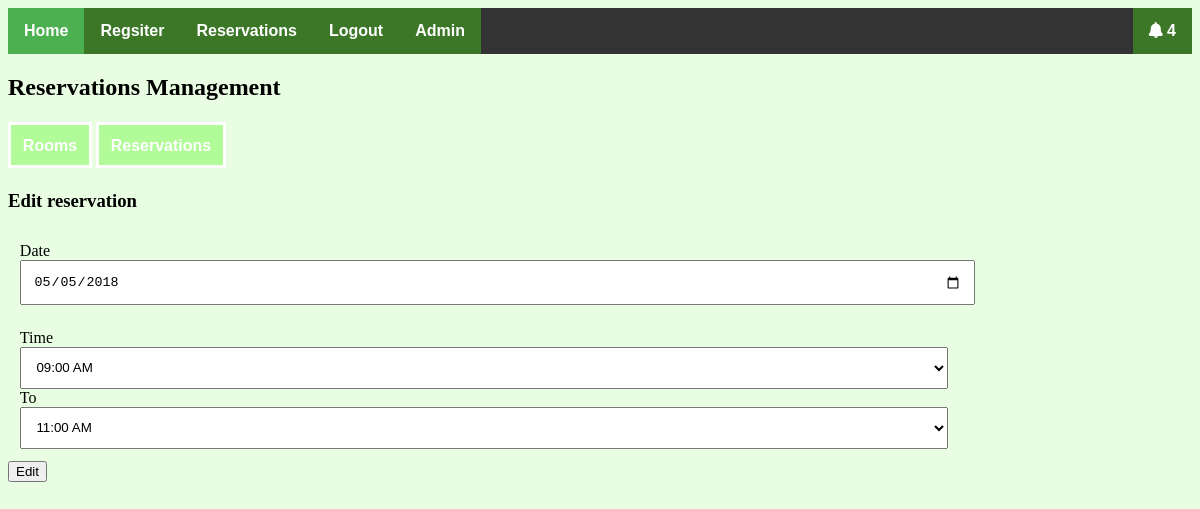
Page /pages/editReservation.php?id=32&room_id=1 (signed in) on the committed database.
### tables this page shows
CREATE TABLE `reservations` (
  `reservation_id` int(11) NOT NULL,
  `room_id` int(11) NOT NULL,
  `user_id` int(11) NOT NULL,
  `reservation_date` date NOT NULL,
  `from_time` int(11) NOT NULL,
  `to_time` int(11) NOT NULL,
  `approved` tinyint(4) NOT NULL DEFAULT '0'
);

### pages/editReservation.php (the view, shortened to what this page needs)
<!DOCTYPE html>
<html>
<head>
  <link rel="stylesheet" type="text/css" href="../css/fontawesome-all.min.css">
  <link rel="stylesheet" type="text/css" href="../css/style.css">
</head>
<body>
  <?php
        include('config.php');
  ?>
<ul>
    <li><a href="../index.php" class="active">Home</a></li>
    <li><a href="register.php">Regsiter</a></li>
    <?php if (isset($_SESSION['login'])) { ?>
      <li><a href="reservations.php">Reservations</a></li>
      <li><a href="logout.php">Logout</a></li>
      <?php if (isset($_SESSION['is_admin']) && ($_SESSION['is_admin'] == "1")) { ?>
        <li><a href="admin.php">Admin</a></li>
        <?php
          $sql = "SELECT * FROM notifications WHERE seen = 0";
          $result = mysqli_query($connection, $sql);
        ?>
        <li style="float:right;"><a href="notification.php"><i class="fas fa-bell"></i> <?=  $result->num_rows > 0 ? $result->num_rows : "" ?>
          </a></li>
      <?php } ?>
    <?php } else { ?>
      <li><a href="login.php">Login</a></li>
    <?php } ?>
  </ul>
  <h2>Reservations Management</h2>
  <div class="admin-links">
    <a href="room.php">Rooms</a>
    <a href="booking.php">Reservations</a>
  </div>
  <h3>Edit reservation</h3>
  <form action="editReservation.php?id=<?= $_GET['id'] ?>&room_id=<?= $_GET['room_id']?>" method="POST">
    <?php
      $sql = "SELECT * FROM reservations WHERE reservation_id = '".$_GET['id']."'";
      $result = mysqli_query($connection, $sql);
      $date = "";
      $from = "";
      $to = "";
      while ($row = mysqli_fetch_assoc($result)) {
        $date = $row['reservation_date'];
        $from = $row['from_time'];
        $to = $row['to_time'];
      }
      $time = array(
          "9" => "09:00 AM",
          "10" => "10:00 AM",
          "11" => "11:00 AM",
          "12" => "12:00 AM",
          "13" => "01:00 PM",
          "14" => "02:00 PM",
          "15" => "03:00 PM",
          "16" => "04:00 PM",
          "17" => "05:00 PM",
          "18" => "06:00 PM",
          "19" => "07:00 PM",
          "20" => "08:00 PM",
          "21" => "09:00 PM"
      );
    ?>
    <div class="form-group">
      <label for="date">Date</label>
      <input type="date" id="date" name="date" value="<?= $date ?>">
    </div>
    <div class="form-group">
      <label for="from">Time</label>
      <select name="from" id="from">
        <?php foreach ($time as $key => $value) { ?>
          <?php if ($key == $from) { ?>
            <option value="<?= $key ?>" selected="selected"><?= $value ?></option>
          <?php } else { ?>
            <option value="<?= $key ?>"><?= $value ?></option>
          <?php } ?>
        <?php } ?>
      </select>
      <label for="to">To</label>
      <select name="to">
        <?php foreach ($time as $key => $value) { ?>
          <?php if ($key == $to) { ?>
            <option value="<?= $key ?>" selected="selected"><?= $value ?></option>
          <?php } else { ?>
            <option value="<?= $key ?>"><?= $value ?></option>
          <?php } ?>
        <?php } ?>
      </select>
    </div>
    <input type="submit" name="submit" value="Edit">
  </form>
</body>
</html>

### css/style.css (style rules this page uses)
body { background-color: #4bf5131f; }
.form-group { padding: 1%; }
.form-group label { display: block; }
.form-group input, .form-group select, .form-group textarea { width: 80%; padding: 1% }
a { text-decoration: none; background-color: #4bf51359; border: solid 3px #fff; padding: 1%; color: #fff; font-weight: bold; font-family: sans-serif; }
.admin-links { margin: 3% auto; }
ul { list-style-type: none; margin: 0; padding: 0; overflow: hidden; background-color: #333; }
li { float: left; }
li a { display: block !important; color: white !important; text-align: center !important; padding: 14px 16px !important; text-decoration: none !important; border: 0px !important; }
.active { background-color: #4CAF50 !important; }

### rows in the picture
reservations: date "05/05/2018", from "09:00 AM", to "11:00 AM"

### other values in the picture
$result->num_rows "4"
